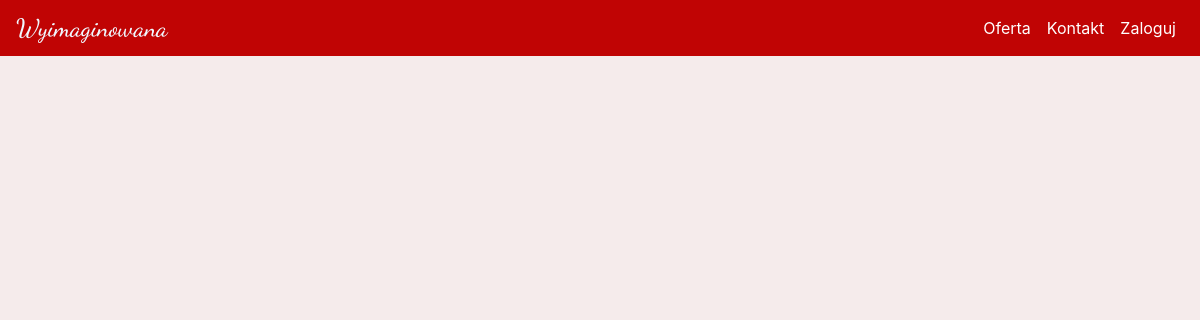
/zarządzaj/posty, run on an earlier commit of the app's database.
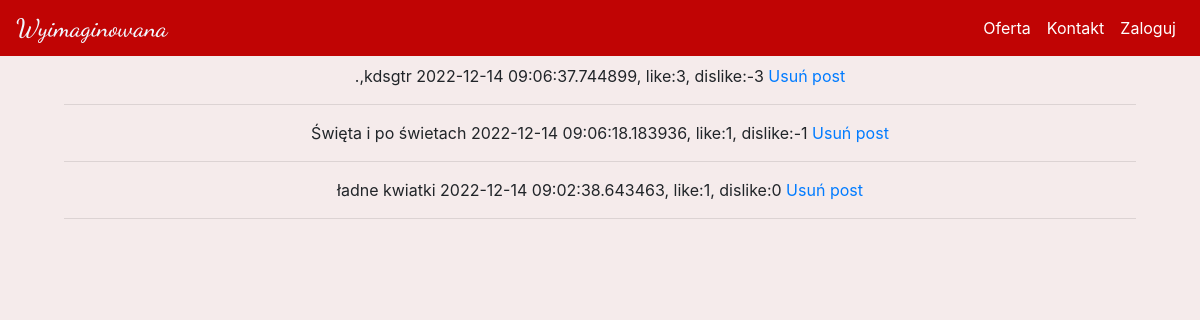
And on a later commit of the database.
### kwiaciarnia/models.py (models this page shows, shortened)
class Posts(db.Model):
    id = db.Column(db.Integer(), primary_key=True)
    title = db.Column(db.String())
    body = db.Column(db.Text())
    added = db.Column(db.DateTime(), default=datetime.datetime.now())
    likes = db.Column(db.Integer(), default=0)
    dislikes = db.Column(db.Integer(), default=0)

### kwiaciarnia/routes.py (the view)
@app.route("/zarządzaj/posty")
def manage_posts():
    posts = Posts.query.order_by(Posts.id.desc())
    return render_template('manage/manage_posts.html', posts=posts)

### kwiaciarnia/templates/manage/manage_posts.html (shortened to what this page needs)
{% extends 'base.html' %}
{% block content %}
<div>
    {% for post in posts %}
        <a>{{post.title}}</a><span> {{post.added}}, like:{{post.likes}}, dislike:{{post.dislikes}} </a><a href="{{ url_for('delete_post', id=post.id ) }}">Usuń post</a>
        <hr>
    {% endfor %}
</div>
{% endblock %}

### kwiaciarnia/templates/base.html (shortened to what this page needs)
<!doctype html>
<html lang="en">
  <head>
    <link rel="stylesheet" href="https://cdn.jsdelivr.net/npm/bootstrap@4.3.1/dist/css/bootstrap.min.css">
    <link rel="stylesheet" href="{{ url_for('static', filename='styles/main.css') }}">
  </head>
  <body>
    <div id="uno">
      {% include 'includes/navbar.html' %}
    </div>
    <div id="duo" class="position-relative overflow-hidden p-3 p-md-5 m-md-3 text-center">
      {% block content %}
      {% endblock %}
    </div>
  </body>
</html>

### kwiaciarnia/templates/includes/navbar.html (shortened to what this page needs)
<nav class="navbar navbar-expand-md nav_bar navbar-dark ">
    <a class="navbar-brand" href="{{ url_for('home') }}">{% include 'includes/logo.html' %}</a>
    <div class="collapse navbar-collapse" id="navbarNav">
      <ul class="navbar-nav ml-auto">
        <li class="nav-item active">
            <a class="nav-link" href="{{ url_for('products_categories') }}">Oferta</a>
        </li>
        <li class="nav-item active">
            <a class="nav-link" href="{{ url_for('contact') }}">Kontakt</a>
        </li>
        {% if current_user.is_authenticated  %}
            <li class="nav-item active">
                <a class="nav-link" href="#">@{{current_user.username}}</a>
            </li>
            <li class="nav-item active">
                <a class="nav-link" href="{{ url_for('logout') }}">Wyloguj</a>
            </li>
        {% else %}
            <li class="nav-item active">
                <a class="nav-link" href="{{ url_for('login') }}">Zaloguj</a>
            </li>
        {% endif %}
      </ul>
    </div>
</nav>

### kwiaciarnia/templates/includes/logo.html (shortened to what this page needs)
<h1 id="top">  Wyimaginowana</h1>

### kwiaciarnia/static/styles/main.css (style rules this page uses)
.nav_bar { background-color: #C00404; color: black; position: fixed; top: 0; width: 100%; z-index: 1; }
body { background-color: #f5ebeb; }

### kwiaciarnia/templates/includes/logo.html (style rules this page uses)
#top { background-color: #C00404; color: aliceblue; font-family: 'Dancing Script', cursive; font-size: 25px; margin-bottom: 0; }

What changed in the data, as far as the page shows it:
added Posts: title ".,kdsgtr", added "2022-12-14 09:06:37.744899", likes "3", dislikes "-3"
added Posts: title "Święta i po świetach", added "2022-12-14 09:06:18.183936", likes "1", dislikes "-1"
added Posts: title "ładne kwiatki", added "2022-12-14 09:02:38.643463", likes "1", dislikes "0"
